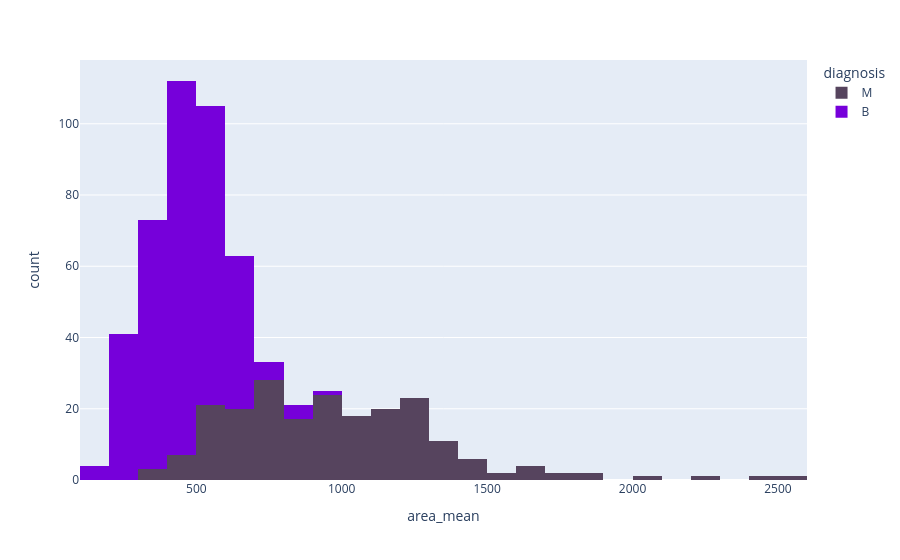

The notebook cell saved with this chart:
### Markdown cell above
<h1> Step 3.2 Visualise the data set </h1>

### Code cell
# histogram of tumour area, split by diagnosis -
# malignant tumours tend to sit further right (larger areas)
px.histogram(data_frame=df,x='area_mean',color='diagnosis',color_discrete_sequence=['#56445E','#7600DA'])

### Figure 1 — Plotly figure (JSON) as saved in the notebook; plotly's stock layout.template omitted (floating-point values rounded to 4 significant figures; data arrays with more than 128 entries replaced by an {"elided": "..."} marker saying what was removed)
{"data": [{"alignmentgroup": "True", "bingroup": "x", "hovertemplate": "diagnosis=M<br>area_mean=%{x}<br>count=%{y}<extra></extra>", "legendgroup": "M", "marker": {"color": "#56445E", "pattern": {"shape": ""}}, "name": "M", "offsetgroup": "M", "orientation": "v", "showlegend": true, "type": "histogram", "x": {"elided": "212 float values"}, "xaxis": "x", "yaxis": "y"}, {"alignmentgroup": "True", "bingroup": "x", "hovertemplate": "diagnosis=B<br>area_mean=%{x}<br>count=%{y}<extra></extra>", "legendgroup": "B", "marker": {"color": "#7600DA", "pattern": {"shape": ""}}, "name": "B", "offsetgroup": "B", "orientation": "v", "showlegend": true, "type": "histogram", "x": {"elided": "357 float values"}, "xaxis": "x", "yaxis": "y"}], "layout": {"barmode": "relative", "legend": {"title": {"text": "diagnosis"}, "tracegroupgap": 0}, "margin": {"t": 60}, "xaxis": {"anchor": "y", "domain": [0, 1], "title": {"text": "area_mean"}}, "yaxis": {"anchor": "x", "domain": [0, 1], "title": {"text": "count"}}}}
